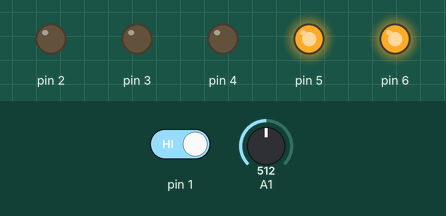
Simulated run of this sketch. Board: Arduino Uno, built with avr-gcc and run on an emulated ATmega328P. Parts: output pins drawn as LEDs (lit = HIGH). The inputs (shaded band) are chosen by the test bench; at power-on: pin 1 HIGH, A1 = 512.

Above: at 12.3 s.
12.4 s: pin 1 driven LOW
At 15.2 s:
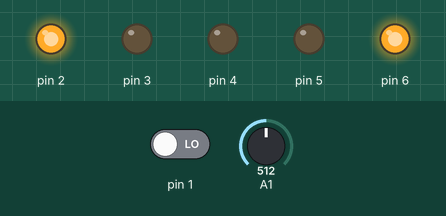
At 24.2 s:
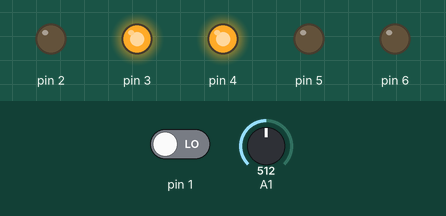
24.5 s: pin 1 driven HIGH
At 25.1 s:
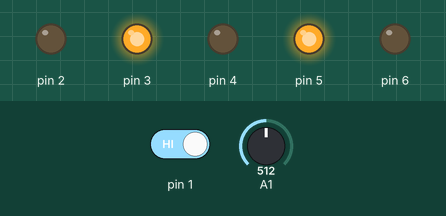
33.1 s: A1 set to 716
41.7 s: A1 set to 0
Timing chart, 0 to 50.4 s (numbered marks = the images above; inputs shaded):
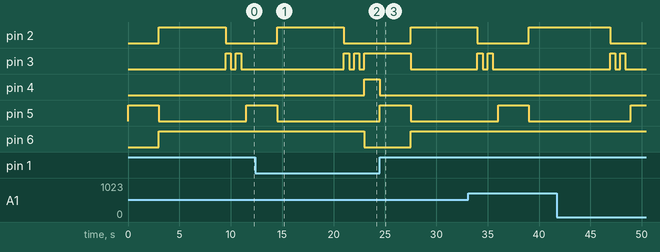

Measured:
- after the input at 12.4 s, pin 4: LOW → HIGH after 10.6 s; pin 5: goes on until 14.5 s, then stays LOW; pin 6: HIGH → LOW after 10.6 s
- after the input at 24.5 s, pin 2, pin 6: LOW → HIGH after 3.0 s; pin 3: HIGH → LOW after 3.0 s; pin 4: HIGH → LOW at once; pin 5: LOW → HIGH at once, → LOW 3.0 s later

The sketch:

aula_041.ino
```cpp
// C++ code
//
void setup()
{
  pinMode(2, OUTPUT);
  pinMode(3, OUTPUT);
  pinMode(4, OUTPUT);
  pinMode(5, OUTPUT);
  pinMode(6, OUTPUT);
  pinMode(1, INPUT);
  pinMode(A1, INPUT);
}

void loop()
{
  int pot = analogRead(1);
  int tempo = map(pot, 0, 1023, 3000, 10000);

  if(digitalRead(1) == LOW) {
    digitalWrite(4,HIGH);
    digitalWrite(5,LOW);
    digitalWrite(6,LOW);
    digitalWrite(3,HIGH);
    digitalWrite(2,LOW);
  }
  else{
    digitalWrite(4,LOW);
    digitalWrite(5,HIGH);
    delay(3000);
    digitalWrite(5,LOW);
    digitalWrite(6,HIGH);
    digitalWrite(3,LOW);
    digitalWrite(2,HIGH);
    delay(tempo);
    digitalWrite(2, LOW);
    digitalWrite(3, HIGH);
    delay(500);
    digitalWrite(3, LOW);
    delay(500);
    digitalWrite(3, HIGH);
    delay(500);
    digitalWrite(3, LOW);
    delay(500);
  }
}
```

exemplos_aula_04.cpp
```cpp
// C++ code
/*
void setup()
{
  pinMode(3, OUTPUT);
  pinMode(A0, INPUT);
  Serial.begin(9600); //9600 bits por segundo
}

void loop()
{
  int pot = analogRead(0);
  Serial.println(pot);
  digitalWrite(3, HIGH);
  delay(pot);
  digitalWrite(3, LOW);
  delay(pot);
}
*/

// C++ code
/*
void setup()
{
  pinMode(3, OUTPUT);
  pinMode(A0, INPUT);
  Serial.begin(9600); //9600 bits por segundo
}

void loop()
{
  int pot = analogRead(0);
  Serial.println(pot);
  //LED Delay Mínimo = 1s / LED Delay Máximo = 3s
  int tempo = map(pot, 0, 1023, 1000, 3000);
  digitalWrite(3, HIGH);
  delay(tempo);
  digitalWrite(3, LOW);
  delay(tempo);
}
*/
```

lab_04.cpp
```cpp
// C++ code
//
void setup()
{
  pinMode(2, OUTPUT);
  pinMode(3, OUTPUT);
  pinMode(4, OUTPUT);
  pinMode(5, OUTPUT);
  pinMode(6, OUTPUT);
  pinMode(1, INPUT);
  pinMode(A1, INPUT);
}

void loop()
{
  int pot = analogRead(1);
  int tempo = map(pot, 0, 1023, 3000, 10000);

  if(digitalRead(1) == LOW) {
    digitalWrite(4,HIGH);
    digitalWrite(5,LOW);
    digitalWrite(6,LOW);
    digitalWrite(3,HIGH);
    digitalWrite(2,LOW);
  }
  else{
    digitalWrite(4,LOW);
    digitalWrite(5,HIGH);
    delay(3000);
    digitalWrite(5,LOW);
    digitalWrite(6,HIGH);
    digitalWrite(3,LOW);
    digitalWrite(2,HIGH);
    delay(tempo);
    digitalWrite(2, LOW);
    digitalWrite(3, HIGH);
    delay(500);
    digitalWrite(3, LOW);
    delay(500);
    digitalWrite(3, HIGH);
    delay(500);
    digitalWrite(3, LOW);
    delay(500);
  }
}
```
